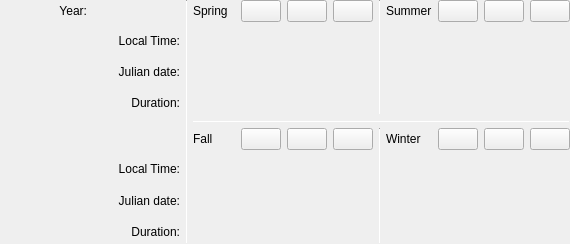
<?xml version="1.0" encoding="UTF-8"?>
<ui version="4.0">
 <class>seasonsWidget</class>
 <widget class="QWidget" name="seasonsWidget">
  <property name="geometry">
   <rect>
    <x>0</x>
    <y>0</y>
    <width>570</width>
    <height>244</height>
   </rect>
  </property>
  <property name="sizePolicy">
   <sizepolicy hsizetype="Expanding" vsizetype="Expanding">
    <horstretch>0</horstretch>
    <verstretch>0</verstretch>
   </sizepolicy>
  </property>
  <property name="windowTitle">
   <string notr="true">Form</string>
  </property>
  <layout class="QGridLayout" name="gridLayout">
   <property name="leftMargin">
    <number>0</number>
   </property>
   <property name="topMargin">
    <number>0</number>
   </property>
   <property name="rightMargin">
    <number>0</number>
   </property>
   <property name="bottomMargin">
    <number>0</number>
   </property>
   <item row="4" column="5">
    <widget class="QLabel" name="labelJuneSolsticeDuration"/>
   </item>
   <item row="8" column="1">
    <widget class="QLabel" name="labelJD2">
     <property name="text">
      <string>Julian date:</string>
     </property>
     <property name="alignment">
      <set>Qt::AlignRight|Qt::AlignTrailing|Qt::AlignVCenter</set>
     </property>
    </widget>
   </item>
   <item row="7" column="5">
    <widget class="QLabel" name="labelDecemberSolsticeLT"/>
   </item>
   <item row="2" column="5">
    <widget class="QLabel" name="labelJuneSolsticeLT"/>
   </item>
   <item row="3" column="3">
    <widget class="QLabel" name="labelMarchEquinoxJD"/>
   </item>
   <item row="4" column="1">
    <widget class="QLabel" name="labelDuration1">
     <property name="text">
      <string>Duration:</string>
     </property>
     <property name="alignment">
      <set>Qt::AlignRight|Qt::AlignTrailing|Qt::AlignVCenter</set>
     </property>
    </widget>
   </item>
   <item row="9" column="1">
    <widget class="QLabel" name="labelDuration2">
     <property name="text">
      <string>Duration:</string>
     </property>
     <property name="alignment">
      <set>Qt::AlignRight|Qt::AlignTrailing|Qt::AlignVCenter</set>
     </property>
    </widget>
   </item>
   <item row="3" column="5">
    <widget class="QLabel" name="labelJuneSolsticeJD"/>
   </item>
   <item row="6" column="5">
    <layout class="QHBoxLayout" name="DecemberSolsticeLayout">
     <item>
      <widget class="QLabel" name="labelDecemberSolstice">
       <property name="sizePolicy">
        <sizepolicy hsizetype="Expanding" vsizetype="Preferred">
         <horstretch>0</horstretch>
         <verstretch>0</verstretch>
        </sizepolicy>
       </property>
       <property name="text">
        <string>Winter</string>
       </property>
      </widget>
     </item>
     <item>
      <widget class="QPushButton" name="buttonDecemberSolsticePrevious">
       <property name="sizePolicy">
        <sizepolicy hsizetype="Fixed" vsizetype="Fixed">
         <horstretch>0</horstretch>
         <verstretch>0</verstretch>
        </sizepolicy>
       </property>
       <property name="toolTip">
        <string>Previous December Solstice</string>
       </property>
       <property name="icon">
        <iconset resource="../../data/gui/guiRes.qrc">
         <normaloff>:/graphicGui/btTimeRewind-off.png</normaloff>
         <disabledoff>:/graphicGui/btTimeRewind-off.png</disabledoff>:/graphicGui/btTimeRewind-off.png</iconset>
       </property>
      </widget>
     </item>
     <item>
      <widget class="QPushButton" name="buttonDecemberSolsticeCurrent">
       <property name="sizePolicy">
        <sizepolicy hsizetype="Fixed" vsizetype="Fixed">
         <horstretch>0</horstretch>
         <verstretch>0</verstretch>
        </sizepolicy>
       </property>
       <property name="toolTip">
        <string>Current December Solstice</string>
       </property>
       <property name="icon">
        <iconset resource="../../data/gui/guiRes.qrc">
         <normaloff>:/graphicGui/bbtTime-off.png</normaloff>
         <disabledoff>:/graphicGui/bbtTime-off.png</disabledoff>:/graphicGui/bbtTime-off.png</iconset>
       </property>
      </widget>
     </item>
     <item>
      <widget class="QPushButton" name="buttonDecemberSolsticeNext">
       <property name="sizePolicy">
        <sizepolicy hsizetype="Fixed" vsizetype="Fixed">
         <horstretch>0</horstretch>
         <verstretch>0</verstretch>
        </sizepolicy>
       </property>
       <property name="toolTip">
        <string>Next December Solstice</string>
       </property>
       <property name="icon">
        <iconset resource="../../data/gui/guiRes.qrc">
         <normaloff>:/graphicGui/btTimeForward-off.png</normaloff>
         <disabledoff>:/graphicGui/btTimeForward-off.png</disabledoff>:/graphicGui/btTimeForward-off.png</iconset>
       </property>
      </widget>
     </item>
    </layout>
   </item>
   <item row="2" column="3">
    <widget class="QLabel" name="labelMarchEquinoxLT"/>
   </item>
   <item row="1" column="4" rowspan="4">
    <widget class="Line" name="line_2">
     <property name="minimumSize">
      <size>
       <width>1</width>
       <height>0</height>
      </size>
     </property>
     <property name="maximumSize">
      <size>
       <width>1</width>
       <height>16777215</height>
      </size>
     </property>
     <property name="orientation">
      <enum>Qt::Vertical</enum>
     </property>
    </widget>
   </item>
   <item row="9" column="5">
    <widget class="QLabel" name="labelDecemberSolsticeDuration"/>
   </item>
   <item row="7" column="1">
    <widget class="QLabel" name="labelLT2">
     <property name="text">
      <string>Local Time:</string>
     </property>
     <property name="alignment">
      <set>Qt::AlignRight|Qt::AlignTrailing|Qt::AlignVCenter</set>
     </property>
    </widget>
   </item>
   <item row="4" column="3">
    <widget class="QLabel" name="labelMarchEquinoxDuration"/>
   </item>
   <item row="5" column="3" colspan="3">
    <widget class="Line" name="line">
     <property name="minimumSize">
      <size>
       <width>0</width>
       <height>1</height>
      </size>
     </property>
     <property name="maximumSize">
      <size>
       <width>16777215</width>
       <height>1</height>
      </size>
     </property>
     <property name="orientation">
      <enum>Qt::Horizontal</enum>
     </property>
    </widget>
   </item>
   <item row="1" column="1">
    <layout class="QHBoxLayout" name="YearLayout">
     <item>
      <widget class="QLabel" name="labelYear">
       <property name="text">
        <string>Year:</string>
       </property>
       <property name="alignment">
        <set>Qt::AlignRight|Qt::AlignTrailing|Qt::AlignVCenter</set>
       </property>
      </widget>
     </item>
     <item>
      <widget class="QLabel" name="labelCurrentYear">
       <property name="font">
        <font>
         <bold>true</bold>
        </font>
       </property>
       <property name="text">
        <string/>
       </property>
      </widget>
     </item>
    </layout>
   </item>
   <item row="2" column="1">
    <widget class="QLabel" name="labelLT1">
     <property name="sizePolicy">
      <sizepolicy hsizetype="Expanding" vsizetype="Preferred">
       <horstretch>0</horstretch>
       <verstretch>0</verstretch>
      </sizepolicy>
     </property>
     <property name="text">
      <string>Local Time:</string>
     </property>
     <property name="alignment">
      <set>Qt::AlignRight|Qt::AlignTrailing|Qt::AlignVCenter</set>
     </property>
    </widget>
   </item>
   <item row="6" column="3">
    <layout class="QHBoxLayout" name="SeptemberEquinoxLayout">
     <item>
      <widget class="QLabel" name="labelSeptemberEquinox">
       <property name="sizePolicy">
        <sizepolicy hsizetype="Expanding" vsizetype="Preferred">
         <horstretch>0</horstretch>
         <verstretch>0</verstretch>
        </sizepolicy>
       </property>
       <property name="text">
        <string>Fall</string>
       </property>
      </widget>
     </item>
     <item>
      <widget class="QPushButton" name="buttonSeptemberEquinoxPrevious">
       <property name="toolTip">
        <string>Previous September Equinox</string>
       </property>
       <property name="icon">
        <iconset resource="../../data/gui/guiRes.qrc">
         <normaloff>:/graphicGui/btTimeRewind-off.png</normaloff>
         <disabledoff>:/graphicGui/btTimeRewind-off.png</disabledoff>:/graphicGui/btTimeRewind-off.png</iconset>
       </property>
      </widget>
     </item>
     <item>
      <widget class="QPushButton" name="buttonSeptemberEquinoxCurrent">
       <property name="sizePolicy">
        <sizepolicy hsizetype="Fixed" vsizetype="Fixed">
         <horstretch>0</horstretch>
         <verstretch>0</verstretch>
        </sizepolicy>
       </property>
       <property name="toolTip">
        <string>Current September Equinox</string>
       </property>
       <property name="icon">
        <iconset resource="../../data/gui/guiRes.qrc">
         <normaloff>:/graphicGui/bbtTime-off.png</normaloff>
         <disabledoff>:/graphicGui/bbtTime-off.png</disabledoff>:/graphicGui/bbtTime-off.png</iconset>
       </property>
      </widget>
     </item>
     <item>
      <widget class="QPushButton" name="buttonSeptemberEquinoxNext">
       <property name="sizePolicy">
        <sizepolicy hsizetype="Fixed" vsizetype="Fixed">
         <horstretch>0</horstretch>
         <verstretch>0</verstretch>
        </sizepolicy>
       </property>
       <property name="toolTip">
        <string>Next September Equinox</string>
       </property>
       <property name="icon">
        <iconset resource="../../data/gui/guiRes.qrc">
         <normaloff>:/graphicGui/btTimeForward-off.png</normaloff>
         <disabledoff>:/graphicGui/btTimeForward-off.png</disabledoff>:/graphicGui/btTimeForward-off.png</iconset>
       </property>
      </widget>
     </item>
    </layout>
   </item>
   <item row="8" column="5">
    <widget class="QLabel" name="labelDecemberSolsticeJD"/>
   </item>
   <item row="8" column="3">
    <widget class="QLabel" name="labelSeptemberEquinoxJD"/>
   </item>
   <item row="9" column="3">
    <widget class="QLabel" name="labelSeptemberEquinoxDuration"/>
   </item>
   <item row="1" column="3">
    <layout class="QHBoxLayout" name="MarchEquinoxLayout">
     <item>
      <widget class="QLabel" name="labelMarchEquinox">
       <property name="sizePolicy">
        <sizepolicy hsizetype="Expanding" vsizetype="Preferred">
         <horstretch>0</horstretch>
         <verstretch>0</verstretch>
        </sizepolicy>
       </property>
       <property name="text">
        <string>Spring</string>
       </property>
      </widget>
     </item>
     <item>
      <widget class="QPushButton" name="buttonMarchEquinoxPrevious">
       <property name="sizePolicy">
        <sizepolicy hsizetype="Fixed" vsizetype="Fixed">
         <horstretch>0</horstretch>
         <verstretch>0</verstretch>
        </sizepolicy>
       </property>
       <property name="toolTip">
        <string>Previous March Equinox</string>
       </property>
       <property name="icon">
        <iconset resource="../../data/gui/guiRes.qrc">
         <normaloff>:/graphicGui/btTimeRewind-off.png</normaloff>
         <disabledoff>:/graphicGui/btTimeRewind-off.png</disabledoff>:/graphicGui/btTimeRewind-off.png</iconset>
       </property>
      </widget>
     </item>
     <item>
      <widget class="QPushButton" name="buttonMarchEquinoxCurrent">
       <property name="sizePolicy">
        <sizepolicy hsizetype="Fixed" vsizetype="Fixed">
         <horstretch>0</horstretch>
         <verstretch>0</verstretch>
        </sizepolicy>
       </property>
       <property name="toolTip">
        <string>Current March Equinox</string>
       </property>
       <property name="icon">
        <iconset resource="../../data/gui/guiRes.qrc">
         <normaloff>:/graphicGui/bbtTime-off.png</normaloff>
         <disabledoff>:/graphicGui/bbtTime-off.png</disabledoff>:/graphicGui/bbtTime-off.png</iconset>
       </property>
      </widget>
     </item>
     <item>
      <widget class="QPushButton" name="buttonMarchEquinoxNext">
       <property name="sizePolicy">
        <sizepolicy hsizetype="Fixed" vsizetype="Fixed">
         <horstretch>0</horstretch>
         <verstretch>0</verstretch>
        </sizepolicy>
       </property>
       <property name="toolTip">
        <string>Next March Equinox</string>
       </property>
       <property name="icon">
        <iconset resource="../../data/gui/guiRes.qrc">
         <normaloff>:/graphicGui/btTimeForward-off.png</normaloff>
         <disabledoff>:/graphicGui/btTimeForward-off.png</disabledoff>:/graphicGui/btTimeForward-off.png</iconset>
       </property>
      </widget>
     </item>
    </layout>
   </item>
   <item row="6" column="4" rowspan="4">
    <widget class="Line" name="line_3">
     <property name="minimumSize">
      <size>
       <width>1</width>
       <height>0</height>
      </size>
     </property>
     <property name="maximumSize">
      <size>
       <width>1</width>
       <height>16777215</height>
      </size>
     </property>
     <property name="orientation">
      <enum>Qt::Vertical</enum>
     </property>
    </widget>
   </item>
   <item row="1" column="5">
    <layout class="QHBoxLayout" name="JuneSolsticeLayout">
     <item>
      <widget class="QLabel" name="labelJuneSolstice">
       <property name="sizePolicy">
        <sizepolicy hsizetype="Expanding" vsizetype="Preferred">
         <horstretch>0</horstretch>
         <verstretch>0</verstretch>
        </sizepolicy>
       </property>
       <property name="text">
        <string>Summer</string>
       </property>
      </widget>
     </item>
     <item>
      <widget class="QPushButton" name="buttonJuneSolsticePrevious">
       <property name="sizePolicy">
        <sizepolicy hsizetype="Fixed" vsizetype="Fixed">
         <horstretch>0</horstretch>
         <verstretch>0</verstretch>
        </sizepolicy>
       </property>
       <property name="toolTip">
        <string>Previous June Solstice</string>
       </property>
       <property name="icon">
        <iconset resource="../../data/gui/guiRes.qrc">
         <normaloff>:/graphicGui/btTimeRewind-off.png</normaloff>
         <disabledoff>:/graphicGui/btTimeRewind-off.png</disabledoff>:/graphicGui/btTimeRewind-off.png</iconset>
       </property>
      </widget>
     </item>
     <item>
      <widget class="QPushButton" name="buttonJuneSolsticeCurrent">
       <property name="sizePolicy">
        <sizepolicy hsizetype="Fixed" vsizetype="Fixed">
         <horstretch>0</horstretch>
         <verstretch>0</verstretch>
        </sizepolicy>
       </property>
       <property name="toolTip">
        <string>Current June Solstice</string>
       </property>
       <property name="icon">
        <iconset resource="../../data/gui/guiRes.qrc">
         <normaloff>:/graphicGui/bbtTime-off.png</normaloff>
         <disabledoff>:/graphicGui/bbtTime-off.png</disabledoff>:/graphicGui/bbtTime-off.png</iconset>
       </property>
      </widget>
     </item>
     <item>
      <widget class="QPushButton" name="buttonJuneSolsticeNext">
       <property name="sizePolicy">
        <sizepolicy hsizetype="Fixed" vsizetype="Fixed">
         <horstretch>0</horstretch>
         <verstretch>0</verstretch>
        </sizepolicy>
       </property>
       <property name="toolTip">
        <string>Next June Solstice</string>
       </property>
       <property name="icon">
        <iconset resource="../../data/gui/guiRes.qrc">
         <normaloff>:/graphicGui/btTimeForward-off.png</normaloff>
         <disabledoff>:/graphicGui/btTimeForward-off.png</disabledoff>:/graphicGui/btTimeForward-off.png</iconset>
       </property>
      </widget>
     </item>
    </layout>
   </item>
   <item row="3" column="1">
    <widget class="QLabel" name="labelJD1">
     <property name="text">
      <string>Julian date:</string>
     </property>
     <property name="alignment">
      <set>Qt::AlignRight|Qt::AlignTrailing|Qt::AlignVCenter</set>
     </property>
    </widget>
   </item>
   <item row="7" column="3">
    <widget class="QLabel" name="labelSeptemberEquinoxLT"/>
   </item>
   <item row="1" column="2" rowspan="9">
    <widget class="Line" name="line_4">
     <property name="minimumSize">
      <size>
       <width>1</width>
       <height>0</height>
      </size>
     </property>
     <property name="maximumSize">
      <size>
       <width>1</width>
       <height>16777215</height>
      </size>
     </property>
     <property name="orientation">
      <enum>Qt::Vertical</enum>
     </property>
    </widget>
   </item>
  </layout>
 </widget>
 <resources>
  <include location="../../data/gui/guiRes.qrc"/>
 </resources>
 <connections/>
</ui>
